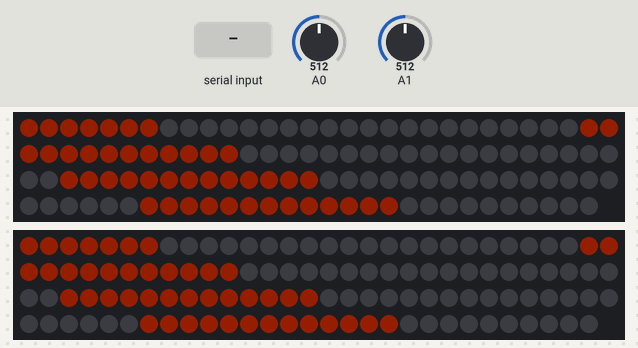
This sketch was run on a simulated Arduino Uno, built with avr-gcc and run on an emulated ATmega328P. On the bench: 2 × 119 RGB LEDs in strip order, left to right, continuing on the next row. Inputs (shaded band) come from the test bench; at power-on: A0 = 512, A1 = 512. Dim RGB values are drawn brighter than linear; the strip is taken to match the declared colour order; what the sketch prints to the serial monitor is not drawn.

Above: at 1.2 s.
1.3 s: A0 set to 158
At 2.5 s:
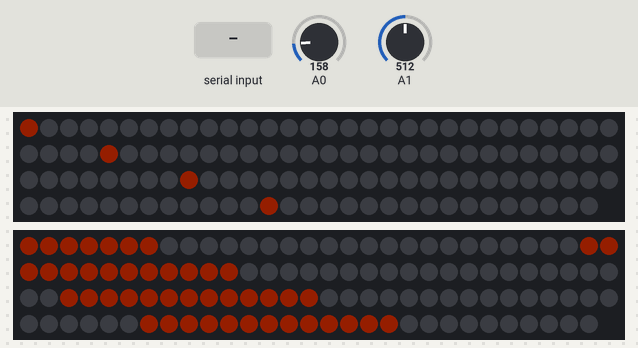
2.8 s: A0 set to 132
4.3 s: A1 set to 160
At 5.1 s:
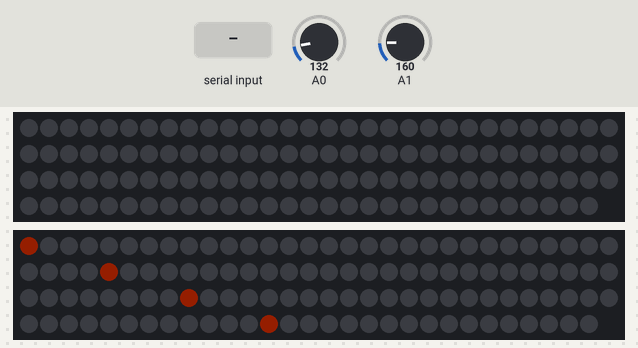
5.8 s: A1 set to 135
7.3 s: A0 set to 306
8.8 s: "1\n" received over Serial
Timing chart, 0 to 11.4 s (numbered marks = the images above; inputs shaded):
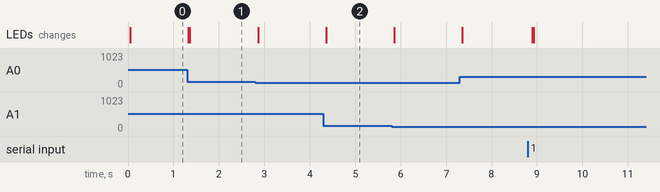

The sketch:

dual_msgeq7_code.ino
```cpp
#include <Adafruit_NeoPixel.h>

unsigned short leftMSGEQ[7]; //arrays for storing MSGEQ7 data
unsigned short rightMSGEQ[7];
unsigned short strobePins[2] = { 2,4 }; //IO pins
unsigned short resetPins[2] = { 3,5 };
unsigned short analogPins[2] = { 0,1 };
unsigned short outputPins[2] = { 8,9 }; //data to the LED strips
unsigned short numLEDs = 119; //per block
unsigned short LEDsPerStrip = numLEDs / 7;
unsigned short minMAPlimit = 0; //limits used to convert MSGEQ7 values
unsigned short maxMAPlimit = LEDsPerStrip;
unsigned short noiseFilter = 90; //used to get rid of unwanted noise
unsigned short brightness = 20; //LED strips brightness
unsigned short readDataDelay = 3; //delay after reading MSGEQ7 data
unsigned short readConsoleDelay = 2; //delay while reading from the console
unsigned short baudRate = 9600;
unsigned short serialInputNumber; //read input command is stored here
unsigned short lastCommand; //keep track of the last command
unsigned short command = 2; //set a default value of 2

//strip objects
Adafruit_NeoPixel strip0 = Adafruit_NeoPixel(numLEDs, outputPins[0], NEO_RGB + NEO_KHZ800);
Adafruit_NeoPixel strip1 = Adafruit_NeoPixel(numLEDs, outputPins[1], NEO_RGB + NEO_KHZ800);

//some color samples
uint32_t white = strip0.Color(255, 255, 255);
uint32_t black = strip0.Color(0, 0, 0);

uint32_t red = strip0.Color(255, 0, 0);
uint32_t green = strip0.Color(0, 255, 0);
uint32_t blue = strip0.Color(0, 0, 255);

uint32_t orange = strip0.Color(255, 50, 0);

void setup()
{
	Serial.begin(baudRate);
	Serial.setTimeout(readConsoleDelay); //set the delay when reading from the console

	pinMode(strobePins[0], OUTPUT); //set pin modes
	pinMode(strobePins[1], OUTPUT);

	pinMode(resetPins[0], OUTPUT);
	pinMode(resetPins[1], OUTPUT);

	pinMode(analogPins[0], INPUT);
	pinMode(analogPins[1], INPUT);

	digitalWrite(resetPins[0], HIGH); //reset the MSGEQ7s
	digitalWrite(resetPins[1], HIGH);

	digitalWrite(resetPins[0], LOW);
	digitalWrite(resetPins[1], LOW);

	strip0.begin(); //initialize the strips
	strip1.begin();

	strip0.setBrightness(brightness); //set their brightness
	strip1.setBrightness(brightness);
}

void loop()
{
	readData();
	setLEDs();

	readConsole();

	strip0.show(); //update the strips
	strip1.show();
}

void readData() //reads MSGEQ7 data
{
	for (short i = 0; i < 7; i++)
	{
		digitalWrite(strobePins[0], LOW); //enable both MSGEQ7s
		digitalWrite(strobePins[1], LOW);

		leftMSGEQ[i] = analogRead(analogPins[0]); //read data
		rightMSGEQ[i] = analogRead(analogPins[1]);

		digitalWrite(strobePins[0], HIGH); //disable both and on the next enable it will spit out values for
		digitalWrite(strobePins[1], HIGH); //the other frequency bands

		leftMSGEQ[i] = constrain(leftMSGEQ[i], noiseFilter, 1023); //getting rid of that noise
		rightMSGEQ[i] = constrain(rightMSGEQ[i], noiseFilter, 1023);

		leftMSGEQ[i] = map(leftMSGEQ[i], noiseFilter, 1023, minMAPlimit, maxMAPlimit); //convert to more suitable values
		rightMSGEQ[i] = map(rightMSGEQ[i], noiseFilter, 1023, minMAPlimit, maxMAPlimit);

		delay(readDataDelay);
		//DEBUGGING
		/*  Serial.print(leftMSGEQ[i]);
		  Serial.print(" ");*/
	}
	/*Serial.print("\t\t");
	for (short i = 0; i < 7; i++)
	{
	  Serial.print(rightMSGEQ[i]);
	  Serial.print(" ");
	}
	Serial.println();*/
	//END DEBUGGING
}

void setLEDs() //set which LEDs should be on/off
{
	for (short i = 0; i < 7; i++) //i is like an LED colomn
	{
		for (short j = 0; j < LEDsPerStrip; j++) //j is like an LED row
		{
			strip0.setPixelColor(calcMethod(i, j), condition(i, j, 0) ? setLEDcolor(i, j, 0) : setLEDoff(i, j, 0));
			strip1.setPixelColor(calcMethod(i, j), condition(i, j, 1) ? setLEDcolor(i, j, 1) : setLEDoff(i, j, 1));
		}
	}
}
//stripNum is used to differentiate between the first strip (strip0) and the second (strip1)
//because both strips are updated in the same function

void readConsole() //read command from the console
{
	serialInputNumber = Serial.parseInt(); //read a number(command) from the console
	if (serialInputNumber != 0) //Serial.parseInt() returns 0 if nothing else is read
	{
		lastCommand = command;
		command = serialInputNumber;
	}
}

short calcMethod(short i, short j) //calculate the exact position of the LED i and j are looking at
{
	switch (i % 2)
	{
	case 0:
		return LEDsPerStrip * i + j; //even strips are looking up
		break;
	case 1:
		return LEDsPerStrip * (i + 1) - j; //odd strips are looking down so you calculate in reverse
		break;
	}
}

short condition(short i, short j, short stripNum) //used to differentiate between the setLEDcolor and setLEDoff
{
	return stripNum == 0 ? j < leftMSGEQ[i] : j < rightMSGEQ[i];
}


uint32_t setLEDcolor(short i, short j, short stripNum) //returns the desired color for the .setPixelcolor function
{
	switch (command)
	{
	case 1: //reserved for menu
		Serial.print("Command list:\n\n1.Print command list\n2.Orange\n");
		command = lastCommand;
		break;
	case 2: //default value of command
		return orange;
		break;
	default: //all LEDs will be black if no condition in the switch-case is met
		return black;
		break;
	}
}

uint32_t setLEDoff(short i, short j, short stripNum) //used to set the rest of the LEDs to black(off)
{
	return black;
}
```

Measured:
- after the input at 1.3 s, the LEDs: first change at once (image 1 shows a later state)
- after the input at 4.3 s, the LEDs: change after 0.06 s (image 2)
